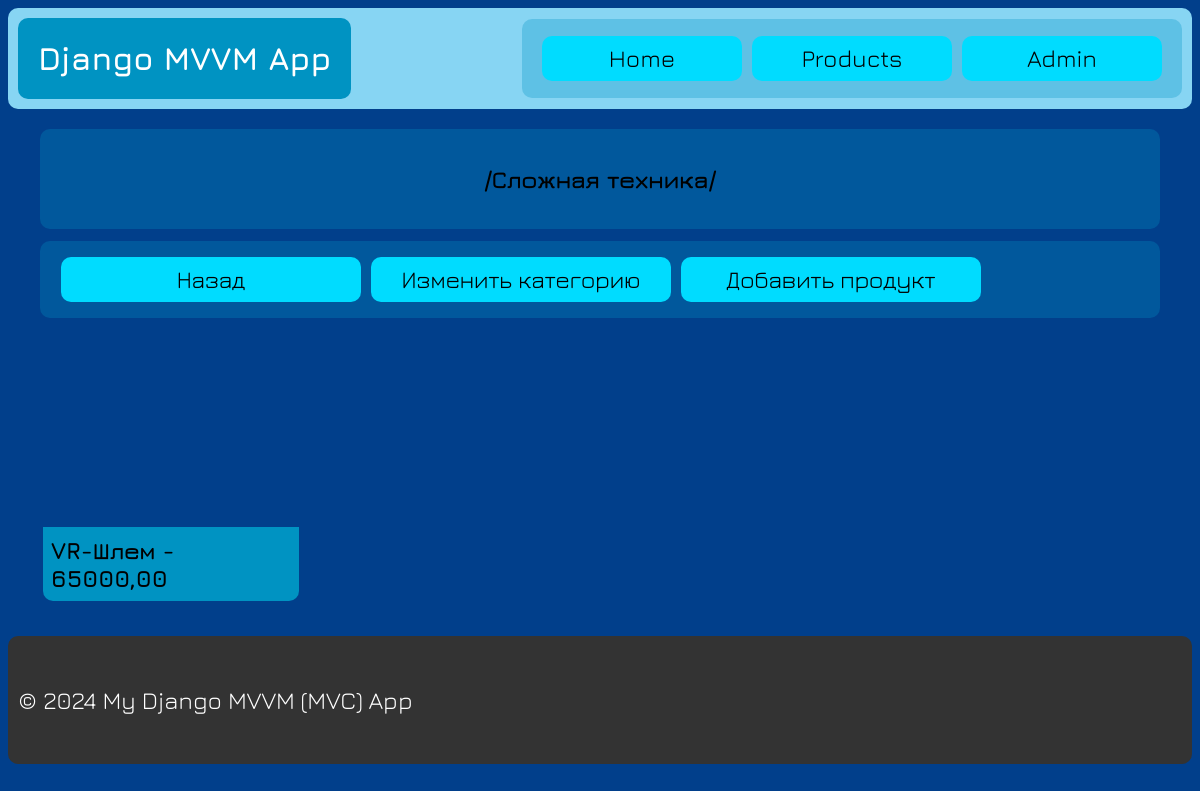
/categories/2, run on an earlier commit of the app's database.
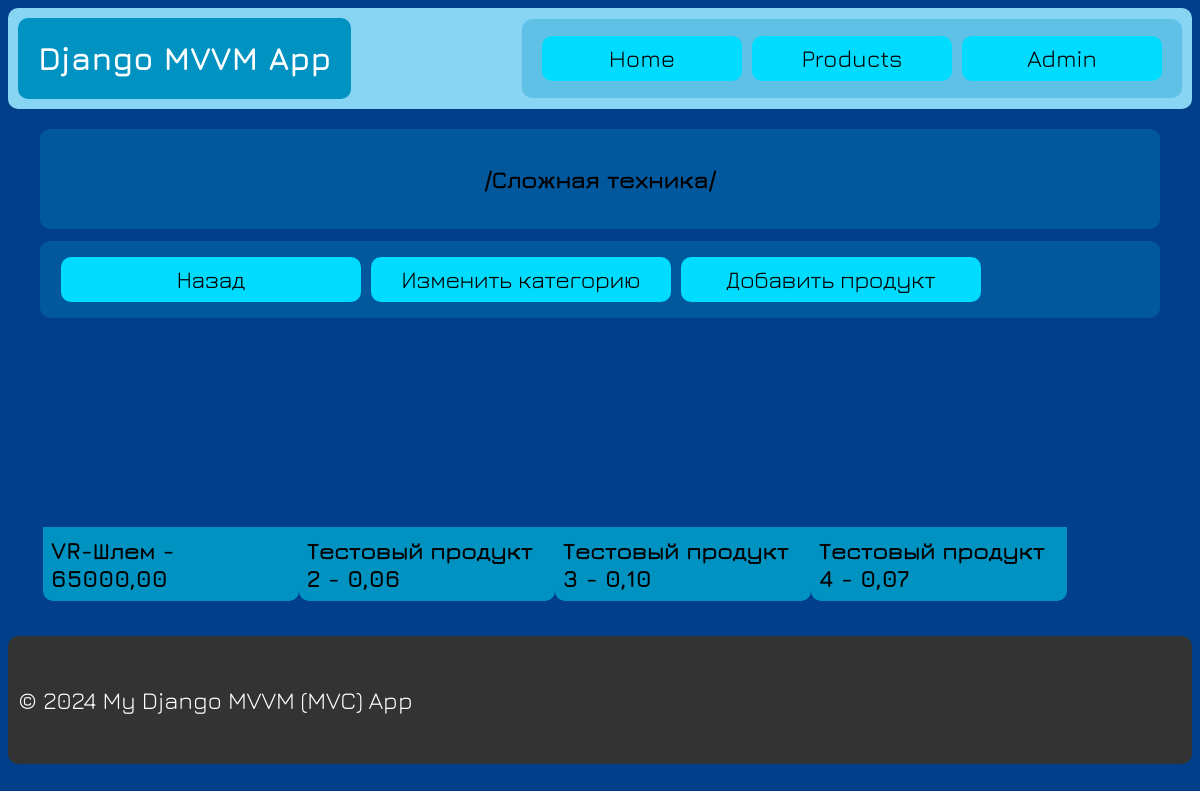
And on a later commit of the database.
### AppName/models.py (models this page shows, shortened)
class Product(models.Model):
    name = models.CharField(max_length=100, verbose_name="Название", blank=True)
    category = models.ForeignKey(Category, on_delete=models.CASCADE, verbose_name='Категория')
    price = models.DecimalField(verbose_name="Цена", max_digits=10, decimal_places=2)
    descriptions = models.TextField(verbose_name="Описание", blank=True)
    class Meta:
        verbose_name = "Продукт"
        verbose_name_plural = "Продукты"
    def __str__(self):
        return self.name

class Category(models.Model):
    name = models.CharField(max_length=100, verbose_name="Название", blank=True)
    slug = models.SlugField(verbose_name="Slug", max_length=150)
    class Meta:
        verbose_name = "Категория"
        verbose_name_plural = "Категории"
    def __str__(self):
        return self.name

### AppName/views.py (the view)
# urls.py: path('categories/<int:pk>', ProductsView.as_view(), name='products'),                       # Страница продуктов
class ProductsView(TemplateView):
    template_name = 'products.html'
    def get(self, request, *args, **kwargs):
        self.filters_array = kwargs.get('pk')
        self.initViewModel()
        print(self.products, ' - ', self.filters_array)
        return super().get(request, *args, **kwargs)
    def get_context_data(self, **kwargs):
        self.initViewModel()
        pk = kwargs.get('pk')
        context = super().get_context_data(**kwargs)
        context["products"] = self.products
        try:
            context["product"] = self.products[0]
        except IndexError as e:
            print(e)
        context["pk"] = pk
        return context
    def initViewModel(self):
        self.ProductsVM = ProductsViewModel()
        self.ProductsVM.set_type_filter('category_id')
        if self.filters_array:
            self.ProductsVM.filter_products()
            self.products = self.ProductsVM.get_products(filter_array=self.filters_array)
        else:
            self.products = self.ProductsVM.get_products()

### AppName/viewmodels/products_viewmodel.py (called while the page is built)
    def load_products(self, filter=False, filter_array=None):
        if not filter:
            self.products = Product.objects.all()
        else:
            if self.filter_type == 'category_id' and filter_array:
                self.products = Product.objects.filter(category_id=int(filter_array))
            else:
                self.products = Product.objects.all()

    def get_products(self, filter_array=''):
        if not self.products and not self.filter_products_bool:
            self.load_products()
        elif self.filter_products_bool:
            self.load_products(filter=True, filter_array=filter_array)
        return self.products

    def filter_products(self):
        if self.filter_products_bool:
            self.filter_products_bool = False
        else:
            self.filter_products_bool = True

    def set_type_filter(self, type_filter: str):
        self.filter_type = type_filter

### AppName/templates/products.html (shortened to what this page needs)
{% extends 'base.html' %}
{% load static %}
{% block extra_css %}
<link rel="stylesheet" href="{% static 'css/products.css' %}">
{% endblock %}
{% block content %}
    <div class="block-h2">
        <h2>/{{ product.category }}/</h2>
    </div>
    <div class="block-buttons">
        <a class="button" href="{% url 'categories' %}">Назад</a>
        <a class="button" href="{% url 'change_category' pk=pk %}">Изменить категорию</a>
        <a class="button" href="{% url 'add_product' pk=pk %}">Добавить продукт</a>
    </div>
    <div class="products">
        {% for product in products %}
            <a href="{% url 'card_product' pk=pk pk2=product.pk %}">
                <h3>{{ product.name }} - {{ product.price }}</h3>
            </a>
        {% endfor %}
    </div>
{% endblock %}

### AppName/templates/base.html (shortened to what this page needs)
<!DOCTYPE html>
{% load static %}
<html lang="ru">
<head>
    <link rel="stylesheet" href="{% static 'css/base.css' %}">
    {% block extra_css %}{% endblock %}
</head>
<body>
    <header>
        <div class="header-block-1">
            <h1>Django MVVM App</h1>
        </div>
        <div class="header-block-2">
            <nav>
                <a href="{% url 'home' %}">Home</a>
                <a href="{% url 'categories' %}">Products</a>
                <a href="/admin">Admin</a>
            </nav>
        </div>
    </header>
    <main>
        {% block content %}{% endblock %}
    </main>
    <footer>
        <p>&copy; 2024 My Django MVVM (MVC) App</p>
    </footer>
</body>
</html>

### AppName/static/css/base.css (style rules this page uses)
:root { --global-color-element: rgb(0, 147, 194); --global-background-color-element: rgb(1, 63, 139); --global-side-background-color-element: rgba(0, 147, 194, 30%); --header-background-color: #87d5f3; --header-color-button: rgb(0, 220, 255); --header-color-border-button: rgb(0, 220, 255); --header-color-button-hover: rgb(0, 147, 194); --header-color-border-button-hover: rgb(0, 147, 194); --header-color-button-active: rgb(2, 67, 151); --header-color-border-button-active: rgb(2, 67, 151); --footer-background-color: #333; }
body { font-family: "Jura", serif; display: flex; flex-direction: column; background-color: var(--global-background-color-element); }
header { display: flex; justify-content: space-between; align-items: center; padding: 10px 10px; color: #fff; border-radius: 10px; background-color: var(--header-background-color); }
.header-block-1 { display: flex; align-items: center; background-color: var(--global-color-element); color: #fff; border-radius: 10px; padding-right: 20px; padding-left: 20px; }
.header-block-2 { display: flex; align-items: center; background-color: var(--global-side-background-color-element); border-radius: 10px; padding: 15px; }
.header-block-2 nav { display: flex; }
.header-block-2 a { display: flex; justify-content: center; align-items: center; margin: 2px 5px; width: 200px; height: 45px; border-radius: 10px; background: var(--header-color-button); text-decoration: none; font-size: 24px; color: black; }
main { flex-grow: 1; padding: 20px; }
.button { display: flex; justify-content: center; align-items: center; width: 300px; height: 45px; margin-left: 5px; margin-right: 5px; border-radius: 10px; border: var(--header-color-button); background: var(--header-color-button); text-decoration: none; font-size: 24px; color: black; }
.block-buttons { display: flex; background-color: var(--global-side-background-color-element); padding: 16px; margin: 12px 12px; border-radius: 10px; }
.block-h2 { display: flex; justify-content: center; align-items: center; flex-direction: column; background-color: var(--global-side-background-color-element); padding: 16px; margin: 0 12px; border-radius: 10px; }
p { padding: 0; margin: 0; font-size: 24px; }
footer { background-color: var(--footer-background-color); text-align: center; bottom: 0; display: flex; justify-content: space-between; align-items: center; padding: 50px 10px; color: #fff; border-radius: 10px; }

### AppName/static/css/products.css (style rules this page uses)
.products { display: grid; grid-template-columns: repeat(7, minmax(256px, 512px)); padding: 5px; }
.products a { display: flex; align-items: end; justify-content: center; color: black; width: 256px; height: 256px; margin: 10px; border-radius: 10px; background-image: url("../img/cataloges_item.jpg"); background-size: 256px; text-decoration: none; font-size: 20px; }
.products a h3 { background-color: var(--header-color-button-hover); padding: 8px; width: 256px; height: 58px; margin: 0; display: flex; align-items: center; border-radius: 0 0 10px 10px; }

What changed in the data, as far as the page shows it:
added Product: name "Тестовый продукт 2", price "0,06"
added Product: name "Тестовый продукт 3", price "0,10"
added Product: name "Тестовый продукт 4", price "0,07"
